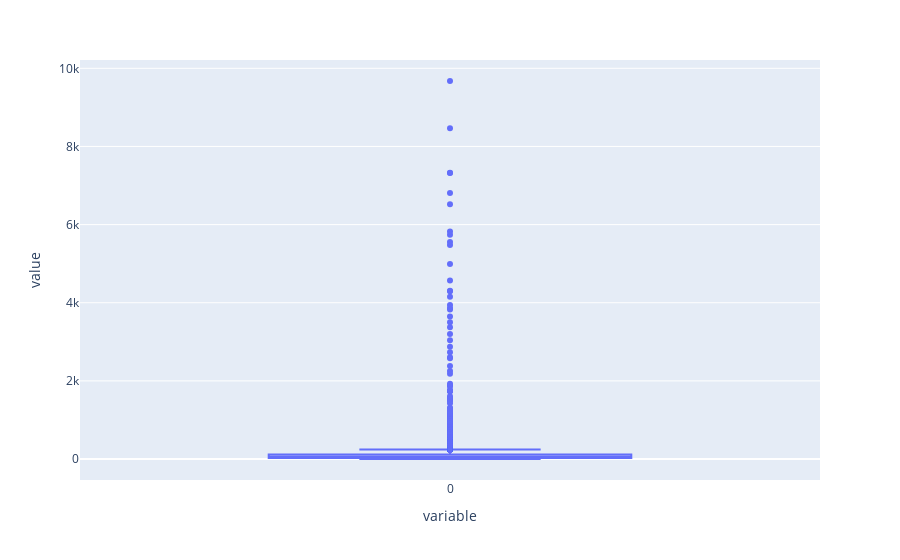

Notebook cell for this chart:
### Code cell
import plotly.express as ex
ex.box(len_train)

### Figure 1 — Plotly figure (JSON) as saved in the notebook; plotly's stock layout.template omitted (floating-point values rounded to 4 significant figures; data arrays with more than 128 entries replaced by an {"elided": "..."} marker saying what was removed)
{"data": [{"alignmentgroup": "True", "hovertemplate": "variable=%{x}<br>value=%{y}<extra></extra>", "legendgroup": "", "marker": {"color": "#636efa"}, "name": "", "notched": false, "offsetgroup": "", "orientation": "v", "showlegend": false, "type": "box", "x": {"elided": "9687 str values"}, "x0": " ", "xaxis": "x", "y": {"elided": "9687 int values"}, "y0": " ", "yaxis": "y"}], "layout": {"boxmode": "group", "legend": {"tracegroupgap": 0}, "margin": {"t": 60}, "xaxis": {"anchor": "y", "domain": [0, 1], "title": {"text": "variable"}}, "yaxis": {"anchor": "x", "domain": [0, 1], "title": {"text": "value"}}}}
